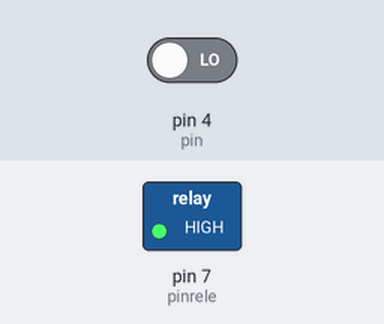
Bench run of a sketch on a simulated Arduino Uno, built with avr-gcc and run on an emulated ATmega328P. Parts: switched loads named in the sketch (green lamp = pin HIGH). The inputs (shaded band) are chosen by the test bench; at power-on: pin 4 (pin) LOW.

Above: at 1.2 s.
1.3 s: pin 4 (pin) driven HIGH
At 1.7 s:
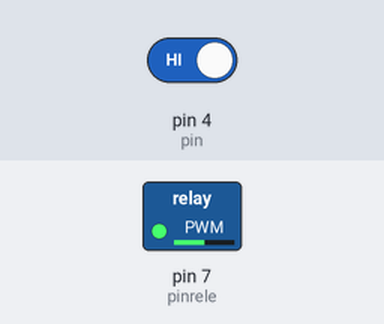
Timing chart, 0 to 4.3 s (numbered marks = the images above; inputs shaded):
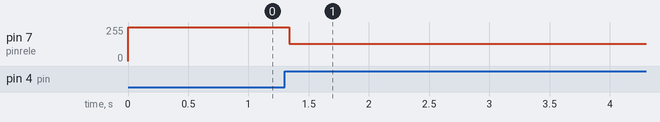

The sketch:

sens_e_rele_.ino
```cpp
#define pinrele 7
#define pin 4

bool rele;

void setup() {
  pinMode(pinrele, OUTPUT);
  pinMode(pin, INPUT);
  rele = true;
  digitalWrite(pinrele, rele);

}

void loop() {
  if(digitalRead(pin) == 1){
    rele = !rele;
  }
  digitalWrite(pinrele, rele);

}
```

Measured:
- after the input at 1.3 s, pin 7 (pinrele): 255/255 → 128/255 at once
